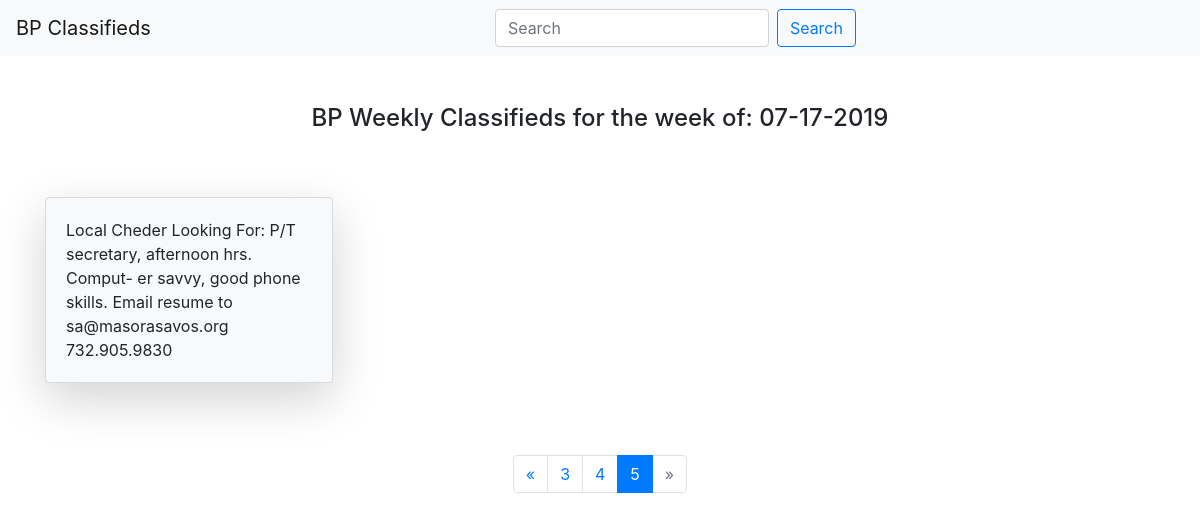
Before: /?page=5 with the older database file.
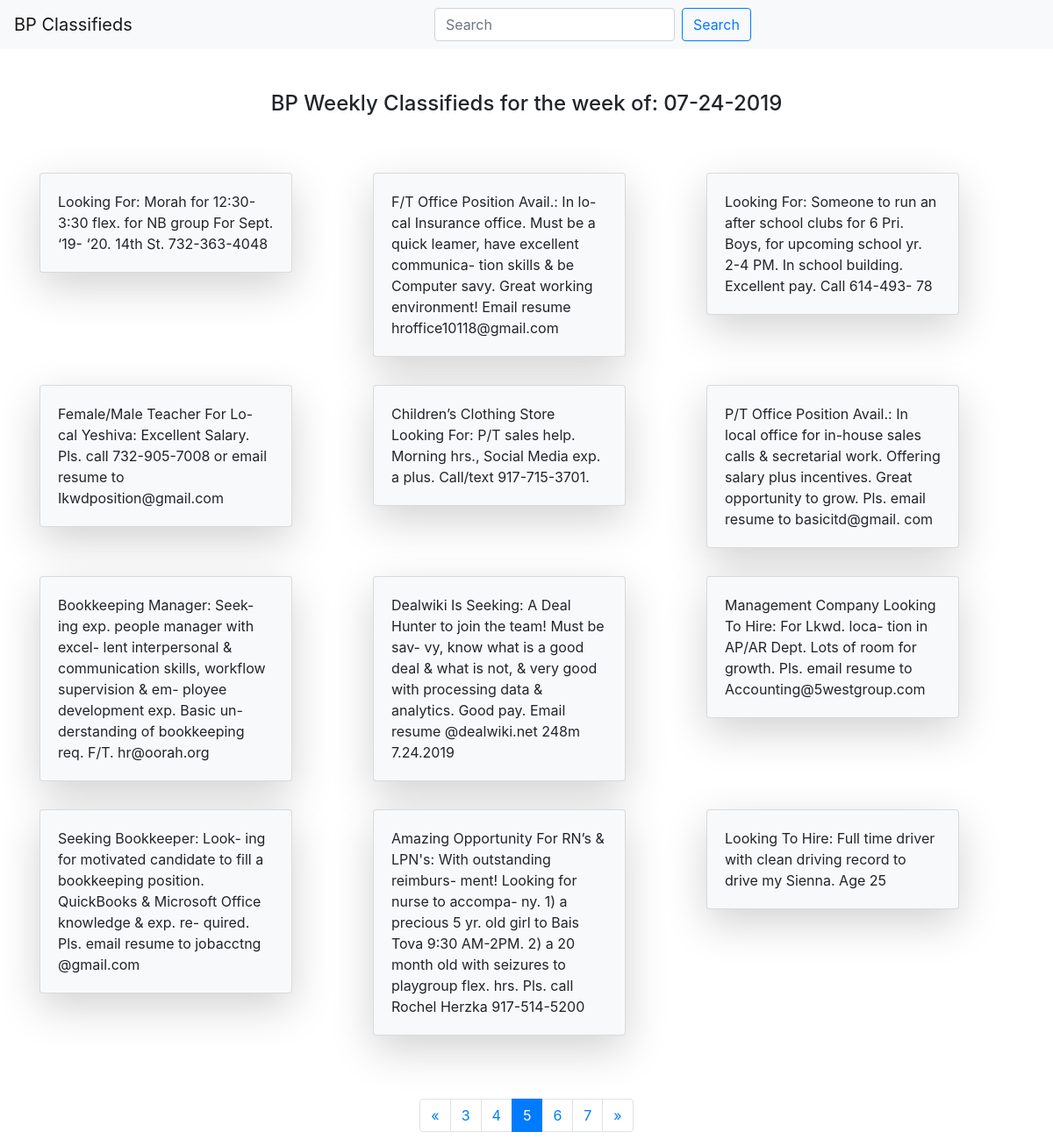
After: the same page with the newer database file.
### weekly_classifieds/models.py (models this page shows, shortened)
class Date(models.Model):
    week_date = models.CharField(max_length=30)

class JobPosts(models.Model):
    job_post = models.TextField()

### weekly_classifieds/views.py (the view)
# urls.py: path('', index, name='index'),
def index(request):
    all_posts = JobPosts.objects.all()
    try:
        paginator = Paginator(all_posts, 12)
        page = request.GET.get('page', 1)
        all_posts = paginator.page(page)
    except:
            pass
    context = {
        'all_posts': all_posts,
        'date': Date.objects.all()[0],
    }
    return render(request, 'weekly_classifieds/index.html', context=context)

### weekly_classifieds/templates/weekly_classifieds/index.html (shortened to what this page needs)
<!DOCTYPE html>
<html lang="en">
<head>
    <link href="//maxcdn.bootstrapcdn.com/bootstrap/4.1.1/css/bootstrap.min.css" rel="stylesheet" id="bootstrap-css">
</head>
<body>
    <nav class="navbar navbar-expand-lg navbar-light bg-light">
            <a class="navbar-brand" href="{% url 'index' %}">BP Classifieds</a>
            <div class="collapse navbar-collapse" id="navbarTogglerDemo02">
              <form class="form-inline my-2 my-lg-0 mx-auto" action="{% url 'search_results' %}" method="GET">{% csrf_token %}
                <input class="form-control mr-sm-2" name="q" value="{{ request.GET.q }}" type="search" placeholder="Search" required>
                <button class="btn btn-outline-primary my-2 my-sm-0" type="submit">Search</button>
              </form>
            </div>
          </nav>
<div class="container pt-5">
    <h4 class="text-center pb-5">BP Weekly Classifieds for the week of: {{ date.week_date }}</h4>
    <div class="row">
{% for post in all_posts %}
        <div class="col-sm-4 py-2">
            <div class="card bg-light mb-3 shadow-lg rounded" style="max-width: 18rem;">
                <div class="card-body">
                    <p class="card-text">{{ post.job_post }}</p>
                </div>
            </div>
        </div>
{% endfor %}
    </div>
</div>
{% if all_posts.has_other_pages %}
<div class="container d-flex justify-content-center pt-5">
<nav aria-label="Page navigation example">
        <ul class="pagination">
            {% if all_posts.has_previous %}
                <li class="page-item"><a class="page-link" href="?page={{ all_posts.previous_page_number }}{% if query %}&q={{ query }}{% endif %}"><span aria-hidden="true">&laquo;</span></a></li>
            {% else %}
                <li class="page-item disabled"><a class="page-link" ><span aria-hidden="true">&laquo;</span></a></li>
            {% endif %}
            {% for n in all_posts.paginator.page_range %}
                {% if all_posts.number == n %}
                    <li class="page-item active">
                    <span class="page-link">{{ n }}<span class="sr-only">(current)</span></span>
                    </li>
                {% elif n > all_posts.number|add:'-3' and n < all_posts.number|add:'3' %}
                    <li class="page-item"><a class="page-link" href="?page={{ n }}{% if query %}&q={{ query }}{% endif %}">{{ n }}</a></li>
                {% endif %}
            {% endfor %}
            {% if all_posts.has_next %}
                <li class="page-item"><a class="page-link" href="?page={{ all_posts.next_page_number }}{% if query %}&q={{ query }}{% endif %}"><span aria-hidden="true">&raquo;</span></a></li>
            {% else %}
            <li class="page-item disabled"><a class="page-link" ><span aria-hidden="true">&raquo;</span></a></li>
            {% endif %}
        </ul>
    </nav>
    </div>
    {% endif %}
</body>
</html>

Changed rows visible on the page:
removed Date: week_date "07-17-2019"
removed JobPosts: job_post "Local Cheder Looking For: P/T secretary, afternoon hrs. Comput- er savvy, good phone skills. Email resume to sa@masorasavos.org 732.905.9830"
added Date: week_date "07-24-2019"
added JobPosts: job_post "Looking For: Morah for 12:30- 3:30 flex. for NB group For Sept. ‘19- ‘20. 14th St. 732-363-4048"
added JobPosts: job_post "F/T Office Position Avail.: In lo- cal Insurance office. Must be a quick leamer, have excellent communica- tion skills & be Computer savy. Great working environment! Email resume hroffice10118@gmail.com"
added JobPosts: job_post "Looking For: Someone to run an after school clubs for 6 Pri. Boys, for upcoming school yr. 2-4 PM. In school building. Excellent pay. Call 614-493- 78"
added JobPosts: job_post "Female/Male Teacher For Lo- cal Yeshiva: Excellent Salary. Pls. call 732-905-7008 or email resume to Ikwdposition@gmail.com"
added JobPosts: job_post "Children’s Clothing Store Looking For: P/T sales help. Morning hrs., Social Media exp. a plus. Call/text 917-715-3701."
added JobPosts: job_post "P/T Office Position Avail.: In local office for in-house sales calls & secretarial work. Offering salary plus incentives. Great opportunity to grow. Pls. email resume to basicitd@gmail. com"
added JobPosts: job_post "Bookkeeping Manager: Seek- ing exp. people manager with excel- lent interpersonal & communication skills, workflow supervision & em- ployee development exp. Basic un- derstanding of bookkeeping req. F/T. hr@oorah.org"
added JobPosts: job_post "Dealwiki Is Seeking: A Deal Hunter to join the team! Must be sav- vy, know what is a good deal & what is not, & very good with processing data & analytics. Good pay. Email resume @dealwiki.net 248m 7.24.2019"
added JobPosts: job_post "Management Company Looking To Hire: For Lkwd. loca- tion in AP/AR Dept. Lots of room for growth. Pls. email resume to Accounting@5westgroup.com"
added JobPosts: job_post "Seeking Bookkeeper: Look- ing for motivated candidate to fill a bookkeeping position. QuickBooks & Microsoft Office knowledge & exp. re- quired. Pls. email resume to jobacctng @gmail.com"
added JobPosts: job_post "Amazing Opportunity For RN’s & LPN's: With outstanding reimburs- ment! Looking for nurse to accompa- ny. 1) a precious 5 yr. old girl to Bais Tova 9:30 AM-2PM. 2) a 20 month old with seizures to playgroup flex. hrs. Pls. call Rochel Herzka 917-514-5200"
added JobPosts: job_post "Looking To Hire: Full time driver with clean driving record to drive my Sienna. Age 25"
Other visible differences:
new list line: "6"
new list line: "7"
